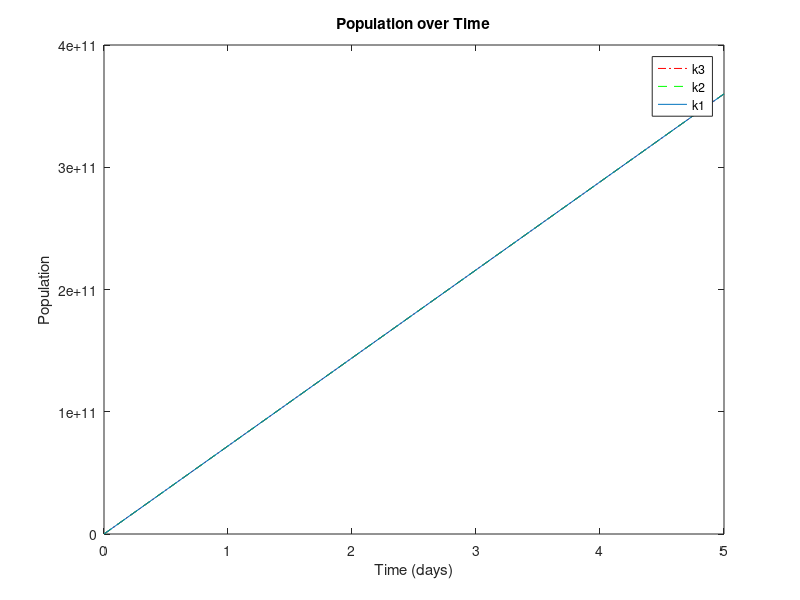

MATLAB code for this plot:
1;
%Octave program for ODE HW_1
clear all
t0 = 0
t1 = input("Period of time:  ")
t2 = input("Step size:  ")
r0 = input("Rate 1:  ")
r1 = input("Rate 2:  ")
r2 = input("Rate 3:  ")
pop = input("Initial population:  ")
t = (t0:t2:t1)
plot(t,pop*exp(r2*t), "r-.",t,pop*exp(r1*t), "g--")
hold on
plot(t, pop*exp(r0*t))
xlabel("Time (days)")
ylabel("Population")
title("Population over Time")
legend("k3", "k2","k1")
hold off

